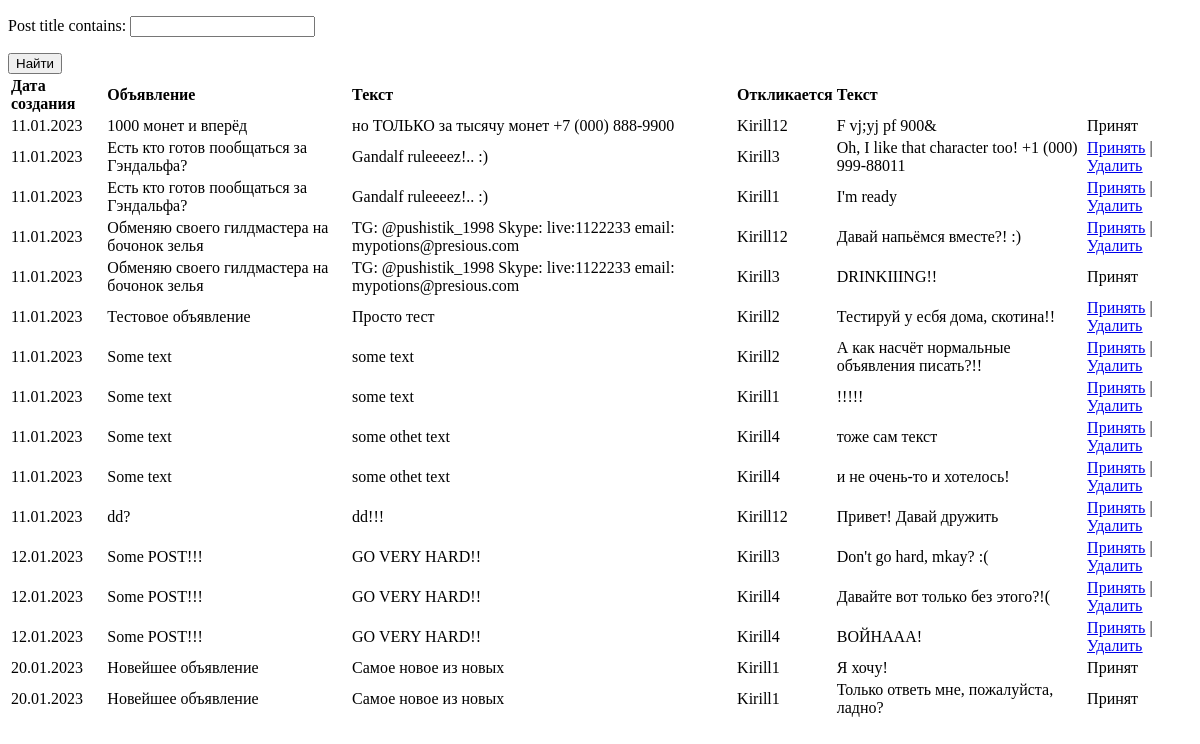
Before: /responses/ (signed in) with the older database file.
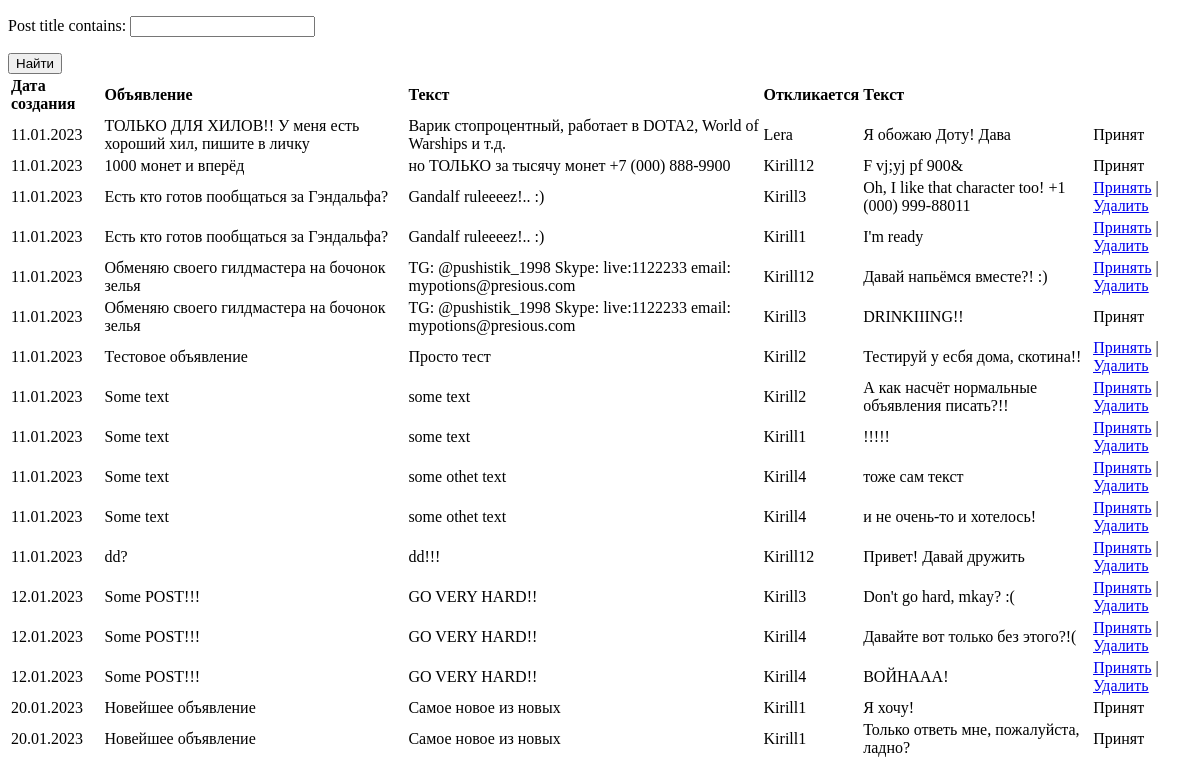
After: the same page with the newer database file.
### posts/models.py (models this page shows, shortened)
class Response(models.Model):
    author = models.ForeignKey(User, on_delete=models.CASCADE)
    text = models.TextField()
    post = models.ForeignKey(Post, on_delete=models.CASCADE)
    status = models.BooleanField(default=False)

class Post(models.Model):
    TYPE = [
        ('Танки', 'tank'),
        ('Хилы', 'heal'),
        ('ДД', 'dd'),
        ('Торговцы', 'trader'),
        ('Гильдмастеры', 'guildmaster'),
        ('Квестгиверы', 'quest'),
        ('Кузнецы', 'smith'),
        ('Кожевники', 'tanner'),
        ('Зельевары', 'potion'),
        ('Мастера заклинаний', 'spellmaster')
    ]
    author = models.ForeignKey(User, on_delete=models.CASCADE)
    title = models.CharField(max_length=64)
    text = models.TextField()
    category = models.CharField(max_length=20, choices=TYPE)
    date = models.DateTimeField(auto_now_add=True)
    content = RichTextUploadingField(blank=True, null=True)

### posts/views.py (the view)
# urls.py: path('responses/', ResponseList.as_view(), name='response_list'),
class ResponseList(LoginRequiredMixin, ListView):
    model = Response
    context_object_name = 'responses'
    template_name = 'responses.html'
    ordering = ['-date']
    def get_queryset(self, **kwargs):
        queryset = Response.objects.filter(post__author=self.request.user)
        self.filterset = PostFilter(self.request.GET, queryset)
        return self.filterset.qs
    def get_context_data(self, **kwargs):
        context = super().get_context_data(**kwargs)
        context['filterset'] = self.filterset
        return context

### templates/responses.html (shortened to what this page needs)
<!DOCTYPE html>
<html lang="en">
<head>
</head>
<body>
<form action="" method="get">
       {{ filterset.form.as_p }}
       <input type="submit" value="Найти" />
</form>
<table>
    <tr>
        <td>
            <strong>Дата создания</strong>
        </td>
        <td>
            <strong>Объявление</strong>
        </td>
        <td>
            <strong>Текст</strong>
        </td>
        <td>
            <strong>Откликается</strong>
        </td>
        <td>
            <strong>Текст</strong>
        </td>
    </tr>
  {% for response in responses %}
    <tr>
        <td>
            {{response.post.date | date:'d.m.Y'}}
        </td>
        <td>
            {{response.post.title}}
        </td>
        <td>
            {{response.post.text}}
        </td>
        <td>
            {{response.author}}
        </td>
        <td>
            {{response.text}}
        </td>
        <td>
            {% if response.status is False %}
            <a href="{% url 'accept_response' response.id %}"><u> Принять</u></a> |
            <a href="{% url 'delete_response' response.id %}"><u> Удалить</u></a>
            {% else %}
            Принят
            {% endif %}
        </td>
    </tr>
    {% endfor %}
</table>
</body>
</html>

Changed rows visible on the page:
added Response: post "11.01.2023", post "ТОЛЬКО ДЛЯ ХИЛОВ!! У меня есть хороший хил, пишите в личку", post.text "Варик стопроцентный, работает в DOTA2, World of Warships и т.д.", author "Lera", text "Я обожаю Доту! Дава", status "Принят"
